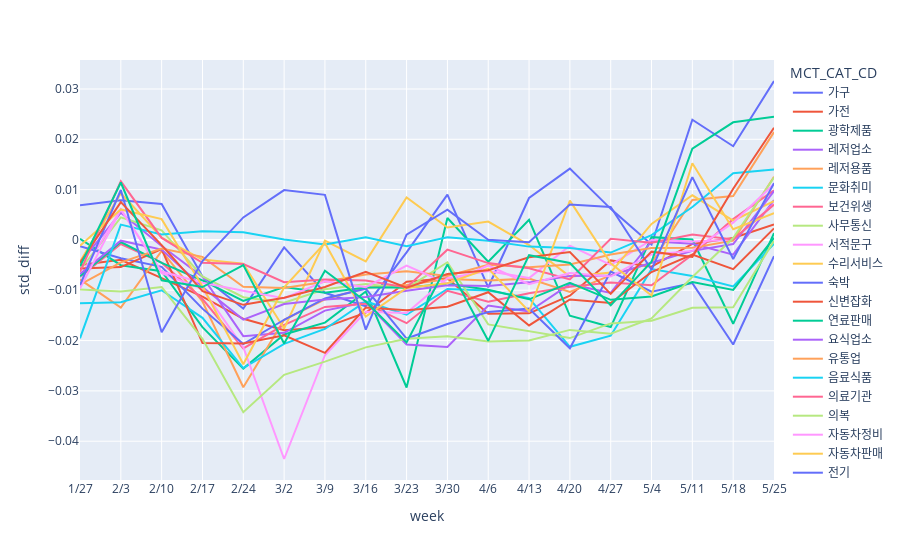

Write notebook code for a chart like this one.
### Code cell
fig = px.line(std_total_diff2, x="week", y="std_diff", color='MCT_CAT_CD')

fig.update_layout(
    xaxis = dict(
        tickmode = 'array',
        tickvals = np.arange(0, len(test2)),
        ticktext = test2
    )
)
fig.show()

### Figure 1 — Plotly figure (JSON) as saved in the notebook; plotly's stock layout.template omitted (floating-point values rounded to 4 significant figures)
{"data": [{"hovertemplate": "MCT_CAT_CD=가구<br>week=%{x}<br>std_diff=%{y}<extra></extra>", "legendgroup": "가구", "line": {"color": "#636efa", "dash": "solid"}, "mode": "lines", "name": "가구", "orientation": "v", "showlegend": true, "type": "scatter", "x": [5, 6, 7, 8, 9, 10, 11, 12, 13, 14, 15, 16, 17, 18, 19, 20, 21, 22], "xaxis": "x", "y": [0.006885, 0.007891, 0.007161, -0.007258, -0.01365, -0.001477, -0.01051, -0.01317, -0.002462, 0.009004, -0.009411, 0.008338, 0.01418, 0.006179, -0.000916, 0.02388, 0.01862, 0.03159], "yaxis": "y"}, {"hovertemplate": "MCT_CAT_CD=가전<br>week=%{x}<br>std_diff=%{y}<extra></extra>", "legendgroup": "가전", "line": {"color": "#EF553B", "dash": "solid"}, "mode": "lines", "name": "가전", "orientation": "v", "showlegend": true, "type": "scatter", "x": [5, 6, 7, 8, 9, 10, 11, 12, 13, 14, 15, 16, 17, 18, 19, 20, 21, 22], "xaxis": "x", "y": [-0.005008, -0.003932, -0.007587, -0.01126, -0.01567, -0.01795, -0.01737, -0.01446, -0.008307, -0.007602, -0.01466, -0.01458, -0.01108, -0.004066, -0.005314, -0.0007769, 0.0003913, 0.003086], "yaxis": "y"}, {"hovertemplate": "MCT_CAT_CD=광학제품<br>week=%{x}<br>std_diff=%{y}<extra></extra>", "legendgroup": "광학제품", "line": {"color": "#00cc96", "dash": "solid"}, "mode": "lines", "name": "광학제품", "orientation": "v", "showlegend": true, "type": "scatter", "x": [5, 6, 7, 8, 9, 10, 11, 12, 13, 14, 15, 16, 17, 18, 19, 20, 21, 22], "xaxis": "x", "y": [0.0002237, -0.005017, -0.00622, -0.01733, -0.02557, -0.0188, -0.01644, -0.01026, -0.02933, 0.004362, -0.004344, 0.003996, -0.01507, -0.01731, 0.0005572, 7.445e-05, -0.01667, 0.001369], "yaxis": "y"}, {"hovertemplate": "MCT_CAT_CD=레저업소<br>week=%{x}<br>std_diff=%{y}<extra></extra>", "legendgroup": "레저업소", "line": {"color": "#ab63fa", "dash": "solid"}, "mode": "lines", "name": "레저업소", "orientation": "v", "showlegend": true, "type": "scatter", "x": [5, 6, 7, 8, 9, 10, 11, 12, 13, 14, 15, 16, 17, 18, 19, 20, 21, 22], "xaxis": "x", "y": [-0.004573, 0.0054, -0.001206, -0.007285, -0.01912, -0.01846, -0.01405, -0.01238, -0.02077, -0.02129, -0.01303, -0.01422, -0.008792, -0.01053, -0.0002515, -0.000774, -0.002937, 0.007903], "yaxis": "y"}, {"hovertemplate": "MCT_CAT_CD=레저용품<br>week=%{x}<br>std_diff=%{y}<extra></extra>", "legendgroup": "레저용품", "line": {"color": "#FFA15A", "dash": "solid"}, "mode": "lines", "name": "레저용품", "orientation": "v", "showlegend": true, "type": "scatter", "x": [5, 6, 7, 8, 9, 10, 11, 12, 13, 14, 15, 16, 17, 18, 19, 20, 21, 22], "xaxis": "x", "y": [-0.007848, -0.01343, -0.002193, -0.01222, -0.02927, -0.01588, -0.01182, -0.009501, -0.008946, -0.007788, -0.008045, -0.007691, -0.01034, -0.007034, -0.004582, 0.007943, 0.008743, 0.02143], "yaxis": "y"}, {"hovertemplate": "MCT_CAT_CD=문화취미<br>week=%{x}<br>std_diff=%{y}<extra></extra>", "legendgroup": "문화취미", "line": {"color": "#19d3f3", "dash": "solid"}, "mode": "lines", "name": "문화취미", "orientation": "v", "showlegend": true, "type": "scatter", "x": [5, 6, 7, 8, 9, 10, 11, 12, 13, 14, 15, 16, 17, 18, 19, 20, 21, 22], "xaxis": "x", "y": [-0.01257, -0.01238, -0.01001, -0.01549, -0.02546, -0.02066, -0.01769, -0.01223, -0.01487, -0.009755, -0.01006, -0.01155, -0.02124, -0.01903, -0.0058, -0.007183, -0.009249, -0.0007564], "yaxis": "y"}, {"hovertemplate": "MCT_CAT_CD=보건위생<br>week=%{x}<br>std_diff=%{y}<extra></extra>", "legendgroup": "보건위생", "line": {"color": "#FF6692", "dash": "solid"}, "mode": "lines", "name": "보건위생", "orientation": "v", "showlegend": true, "type": "scatter", "x": [5, 6, 7, 8, 9, 10, 11, 12, 13, 14, 15, 16, 17, 18, 19, 20, 21, 22], "xaxis": "x", "y": [-0.007348, -0.0008041, -0.004519, -0.01175, -0.02155, -0.01687, -0.01332, -0.01266, -0.01654, -0.0101, -0.01228, -0.0106, -0.009327, -0.00847, -0.008992, -0.002956, 0.004128, 0.00986], "yaxis": "y"}, {"hovertemplate": "MCT_CAT_CD=사무통신<br>week=%{x}<br>std_diff=%{y}<extra></extra>", "legendgroup": "사무통신", "line": {"color": "#B6E880", "dash": "solid"}, "mode": "lines", "name": "사무통신", "orientation": "v", "showlegend": true, "type": "scatter", "x": [5, 6, 7, 8, 9, 10, 11, 12, 13, 14, 15, 16, 17, 18, 19, 20, 21, 22], "xaxis": "x", "y": [-0.005978, 0.004482, 0.00191, -0.007265, -0.01138, -0.0125, -0.009805, -0.008739, -0.00964, -0.004441, -0.01678, -0.01816, -0.01951, -0.01659, -0.01606, -0.01348, -0.01339, -0.000161], "yaxis": "y"}, {"hovertemplate": "MCT_CAT_CD=서적문구<br>week=%{x}<br>std_diff=%{y}<extra></extra>", "legendgroup": "서적문구", "line": {"color": "#FF97FF", "dash": "solid"}, "mode": "lines", "name": "서적문구", "orientation": "v", "showlegend": true, "type": "scatter", "x": [5, 6, 7, 8, 9, 10, 11, 12, 13, 14, 15, 16, 17, 18, 19, 20, 21, 22], "xaxis": "x", "y": [-0.007363, 0.006127, -0.006625, -0.009766, -0.02133, -0.04354, -0.02292, -0.01425, -0.01451, -0.007605, -0.006186, -0.007585, -0.001144, -0.004943, -2.466e-06, -0.000288, 1.36e-05, 0.007165], "yaxis": "y"}, {"hovertemplate": "MCT_CAT_CD=수리서비스<br>week=%{x}<br>std_diff=%{y}<extra></extra>", "legendgroup": "수리서비스", "line": {"color": "#FECB52", "dash": "solid"}, "mode": "lines", "name": "수리서비스", "orientation": "v", "showlegend": true, "type": "scatter", "x": [5, 6, 7, 8, 9, 10, 11, 12, 13, 14, 15, 16, 17, 18, 19, 20, 21, 22], "xaxis": "x", "y": [-0.004346, 0.009288, 0.0004755, -0.003896, -0.004729, -0.0176, -0.0001103, -0.004267, 0.008438, 0.002475, 0.003652, -0.001023, -0.007295, -0.006459, 0.003174, 0.008874, 0.003864, 0.007688], "yaxis": "y"}, {"hovertemplate": "MCT_CAT_CD=숙박<br>week=%{x}<br>std_diff=%{y}<extra></extra>", "legendgroup": "숙박", "line": {"color": "#636efa", "dash": "solid"}, "mode": "lines", "name": "숙박", "orientation": "v", "showlegend": true, "type": "scatter", "x": [5, 6, 7, 8, 9, 10, 11, 12, 13, 14, 15, 16, 17, 18, 19, 20, 21, 22], "xaxis": "x", "y": [-0.001223, -0.003642, -0.005353, -0.01366, -0.02068, -0.01586, -0.01163, -0.0097, -0.01959, -0.01672, -0.01434, -0.01365, -0.02153, -0.006269, -0.0103, -0.008575, -0.02078, -0.003235], "yaxis": "y"}, {"hovertemplate": "MCT_CAT_CD=신변잡화<br>week=%{x}<br>std_diff=%{y}<extra></extra>", "legendgroup": "신변잡화", "line": {"color": "#EF553B", "dash": "solid"}, "mode": "lines", "name": "신변잡화", "orientation": "v", "showlegend": true, "type": "scatter", "x": [5, 6, 7, 8, 9, 10, 11, 12, 13, 14, 15, 16, 17, 18, 19, 20, 21, 22], "xaxis": "x", "y": [-0.005698, -0.005388, -0.00181, -0.02049, -0.02056, -0.01896, -0.02245, -0.01343, -0.01397, -0.01327, -0.0104, -0.017, -0.01183, -0.01255, -0.00638, -0.002922, -0.005801, 0.00229], "yaxis": "y"}, {"hovertemplate": "MCT_CAT_CD=연료판매<br>week=%{x}<br>std_diff=%{y}<extra></extra>", "legendgroup": "연료판매", "line": {"color": "#00cc96", "dash": "solid"}, "mode": "lines", "name": "연료판매", "orientation": "v", "showlegend": true, "type": "scatter", "x": [5, 6, 7, 8, 9, 10, 11, 12, 13, 14, 15, 16, 17, 18, 19, 20, 21, 22], "xaxis": "x", "y": [-0.007208, -0.0004194, -0.004568, -0.008054, -0.01214, -0.00937, -0.01048, -0.009467, -0.009457, -0.008727, -0.009886, -0.0118, -0.008516, -0.0119, -0.01125, -0.008369, -0.009942, 0.0004207], "yaxis": "y"}, {"hovertemplate": "MCT_CAT_CD=요식업소<br>week=%{x}<br>std_diff=%{y}<extra></extra>", "legendgroup": "요식업소", "line": {"color": "#ab63fa", "dash": "solid"}, "mode": "lines", "name": "요식업소", "orientation": "v", "showlegend": true, "type": "scatter", "x": [5, 6, 7, 8, 9, 10, 11, 12, 13, 14, 15, 16, 17, 18, 19, 20, 21, 22], "xaxis": "x", "y": [-0.006761, -0.0001499, -0.001921, -0.009367, -0.01584, -0.01273, -0.01182, -0.01133, -0.01009, -0.009012, -0.009178, -0.008434, -0.007169, -0.00707, -0.004537, -0.002176, -0.0008083, 0.009705], "yaxis": "y"}, {"hovertemplate": "MCT_CAT_CD=유통업<br>week=%{x}<br>std_diff=%{y}<extra></extra>", "legendgroup": "유통업", "line": {"color": "#FFA15A", "dash": "solid"}, "mode": "lines", "name": "유통업", "orientation": "v", "showlegend": true, "type": "scatter", "x": [5, 6, 7, 8, 9, 10, 11, 12, 13, 14, 15, 16, 17, 18, 19, 20, 21, 22], "xaxis": "x", "y": [-0.008863, -0.004463, -0.001694, -0.003367, -0.00932, -0.009563, -0.008326, -0.00686, -0.006224, -0.007173, -0.004924, -0.005428, -0.004879, -0.002893, -0.001627, -0.001541, -0.0001438, 0.01257], "yaxis": "y"}, {"hovertemplate": "MCT_CAT_CD=음료식품<br>week=%{x}<br>std_diff=%{y}<extra></extra>", "legendgroup": "음료식품", "line": {"color": "#19d3f3", "dash": "solid"}, "mode": "lines", "name": "음료식품", "orientation": "v", "showlegend": true, "type": "scatter", "x": [5, 6, 7, 8, 9, 10, 11, 12, 13, 14, 15, 16, 17, 18, 19, 20, 21, 22], "xaxis": "x", "y": [-0.01955, 0.003047, 0.001086, 0.001704, 0.001502, 9.501e-05, -0.0008864, 0.0005145, -0.001242, 0.0005091, -0.0001756, -0.001329, -0.001593, -0.002513, 0.0009649, 0.006546, 0.01325, 0.01399], "yaxis": "y"}, {"hovertemplate": "MCT_CAT_CD=의료기관<br>week=%{x}<br>std_diff=%{y}<extra></extra>", "legendgroup": "의료기관", "line": {"color": "#FF6692", "dash": "solid"}, "mode": "lines", "name": "의료기관", "orientation": "v", "showlegend": true, "type": "scatter", "x": [5, 6, 7, 8, 9, 10, 11, 12, 13, 14, 15, 16, 17, 18, 19, 20, 21, 22], "xaxis": "x", "y": [-0.006341, 0.01165, 0.0003967, -0.004532, -0.004778, -0.008397, -0.007877, -0.008085, -0.009434, -0.001933, -0.004606, -0.005618, -0.007836, 0.0002421, -0.0005402, 0.001072, 0.0001115, 0.007025], "yaxis": "y"}, {"hovertemplate": "MCT_CAT_CD=의복<br>week=%{x}<br>std_diff=%{y}<extra></extra>", "legendgroup": "의복", "line": {"color": "#B6E880", "dash": "solid"}, "mode": "lines", "name": "의복", "orientation": "v", "showlegend": true, "type": "scatter", "x": [5, 6, 7, 8, 9, 10, 11, 12, 13, 14, 15, 16, 17, 18, 19, 20, 21, 22], "xaxis": "x", "y": [-0.009861, -0.01022, -0.009363, -0.01964, -0.03424, -0.0268, -0.02419, -0.02135, -0.01964, -0.01913, -0.02017, -0.01997, -0.01788, -0.01865, -0.01558, -0.007376, 0.0003773, 0.0124], "yaxis": "y"}, {"hovertemplate": "MCT_CAT_CD=자동차정비<br>week=%{x}<br>std_diff=%{y}<extra></extra>", "legendgroup": "자동차정비", "line": {"color": "#FF97FF", "dash": "solid"}, "mode": "lines", "name": "자동차정비", "orientation": "v", "showlegend": true, "type": "scatter", "x": [5, 6, 7, 8, 9, 10, 11, 12, 13, 14, 15, 16, 17, 18, 19, 20, 21, 22], "xaxis": "x", "y": [-0.009653, 0.006049, -0.006282, -0.008502, -0.0101, -0.01159, -0.008206, -0.009376, -0.005083, -0.008712, -0.005075, -0.008779, -0.006571, -0.007277, -0.002882, -0.00218, 0.003439, 0.01111], "yaxis": "y"}, {"hovertemplate": "MCT_CAT_CD=자동차판매<br>week=%{x}<br>std_diff=%{y}<extra></extra>", "legendgroup": "자동차판매", "line": {"color": "#FECB52", "dash": "solid"}, "mode": "lines", "name": "자동차판매", "orientation": "v", "showlegend": true, "type": "scatter", "x": [5, 6, 7, 8, 9, 10, 11, 12, 13, 14, 15, 16, 17, 18, 19, 20, 21, 22], "xaxis": "x", "y": [-0.00118, 0.006059, 0.004134, -0.00919, -0.02471, -0.00944, -0.0006, -0.01525, -0.009554, -0.008595, -0.005694, -0.01422, 0.007807, -0.004641, -0.01104, 0.01526, 0.002135, 0.005336], "yaxis": "y"}, {"hovertemplate": "MCT_CAT_CD=전기<br>week=%{x}<br>std_diff=%{y}<extra></extra>", "legendgroup": "전기", "line": {"color": "#636efa", "dash": "solid"}, "mode": "lines", "name": "전기", "orientation": "v", "showlegend": true, "type": "scatter", "x": [5, 6, 7, 8, 9, 10, 11, 12, 13, 14, 15, 16, 17, 18, 19, 20, 21, 22], "xaxis": "x", "y": [-0.008979, 0.009921, -0.01834, -0.004204, 0.004471, 0.009909, 0.008954, -0.01782, 0.001035, 0.006008, 4.017e-05, -0.0004558, 0.007051, 0.006538, -0.005932, 0.01247, -0.003798, 0.01129], "yaxis": "y"}, {"hovertemplate": "MCT_CAT_CD=주방용구<br>week=%{x}<br>std_diff=%{y}<extra></extra>", "legendgroup": "주방용구", "line": {"color": "#EF553B", "dash": "solid"}, "mode": "lines", "name": "주방용구", "orientation": "v", "showlegend": true, "type": "scatter", "x": [5, 6, 7, 8, 9, 10, 11, 12, 13, 14, 15, 16, 17, 18, 19, 20, 21, 22], "xaxis": "x", "y": [-0.004541, 0.007516, -0.00104, -0.0102, -0.0129, -0.01151, -0.009347, -0.006334, -0.009491, -0.00676, -0.006009, -0.003427, -0.002392, -0.01072, -0.002327, -0.003368, 0.01017, 0.0223], "yaxis": "y"}, {"hovertemplate": "MCT_CAT_CD=직물<br>week=%{x}<br>std_diff=%{y}<extra></extra>", "legendgroup": "직물", "line": {"color": "#00cc96", "dash": "solid"}, "mode": "lines", "name": "직물", "orientation": "v", "showlegend": true, "type": "scatter", "x": [5, 6, 7, 8, 9, 10, 11, 12, 13, 14, 15, 16, 17, 18, 19, 20, 21, 22], "xaxis": "x", "y": [-0.005232, 0.01141, -0.008013, -0.009371, -0.004992, -0.02057, -0.006137, -0.01225, -0.02036, -0.004876, -0.02005, -0.003032, -0.004591, -0.01301, -0.004325, 0.01814, 0.02338, 0.02451], "yaxis": "y"}], "layout": {"legend": {"title": {"text": "MCT_CAT_CD"}, "tracegroupgap": 0}, "margin": {"t": 60}, "xaxis": {"anchor": "y", "domain": [0, 1], "tickmode": "array", "ticktext": ["12/23", "12/30", "1/6", "1/13", "1/20", "1/27", "2/3", "2/10", "2/17", "2/24", "3/2", "3/9", "3/16", "3/23", "3/30", "4/6", "4/13", "4/20", "4/27", "5/4", "5/11", "5/18", "5/25", "6/1", "6/8", "6/15", "6/22", "6/29", "7/6", "7/13", "7/20", "7/27", "8/3", "8/10", "8/17", "8/24", "8/31", "9/7", "9/14", "9/21", "9/28", "10/5", "10/12", "10/19", "10/26", "11/2", "11/9", "11/16", "11/23", "11/30", "12/7", "12/14"], "tickvals": [0, 1, 2, 3, 4, 5, 6, 7, 8, 9, 10, 11, 12, 13, 14, 15, 16, 17, 18, 19, 20, 21, 22, 23, 24, 25, 26, 27, 28, 29, 30, 31, 32, 33, 34, 35, 36, 37, 38, 39, 40, 41, 42, 43, 44, 45, 46, 47, 48, 49, 50, 51], "title": {"text": "week"}}, "yaxis": {"anchor": "x", "domain": [0, 1], "title": {"text": "std_diff"}}}}
